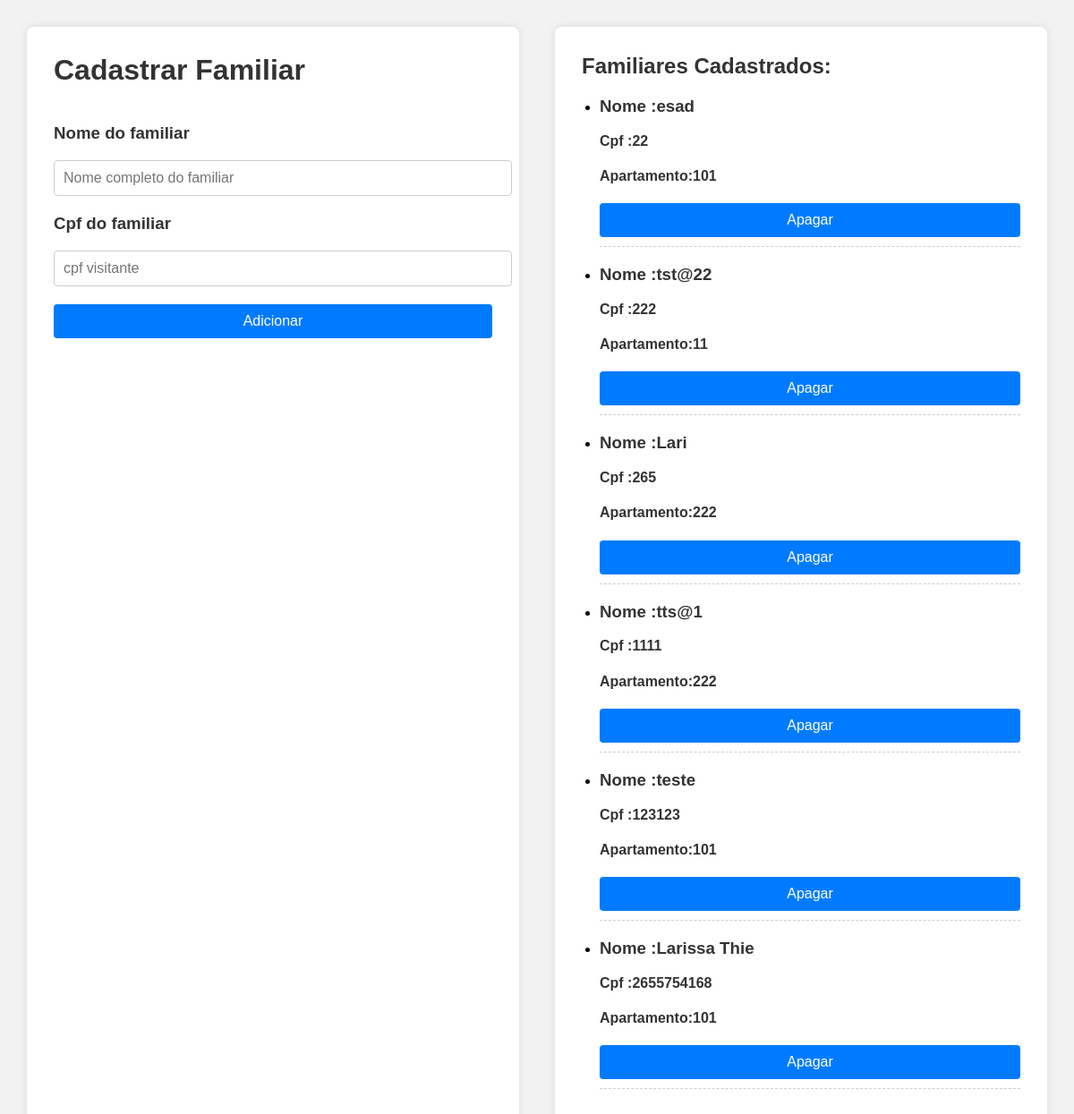
The app's page /cadastrar_familiares, older data.
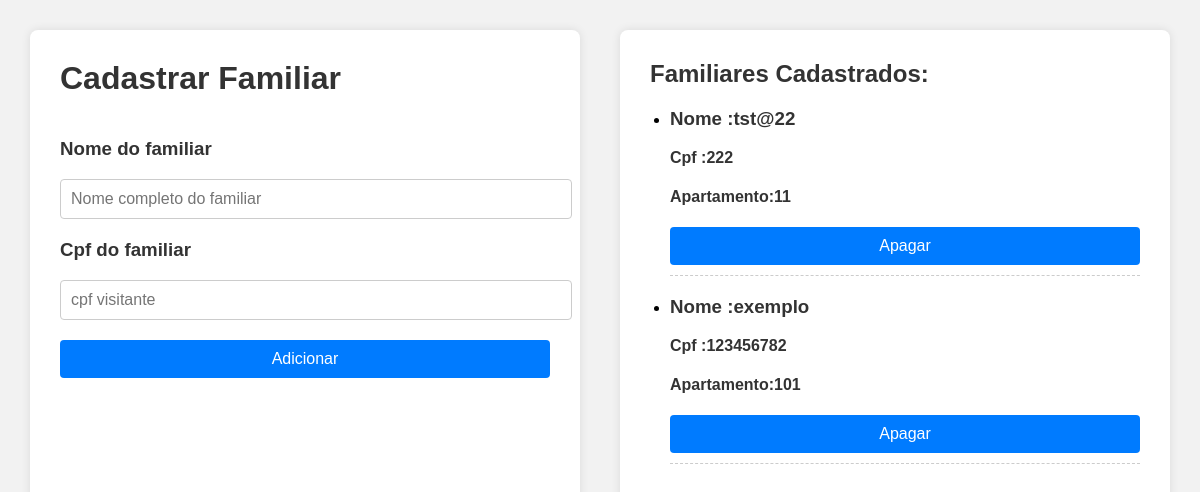
The same page, newer data.
### app.py (models this page shows)
class Familiar(db.Model):
    __tablename__ = 'visitantes_apartamento'
    cpf_visitante = db.Column(db.Integer, primary_key=True)
    cpf_morador = db.Column(db.Integer, db.ForeignKey('moradores.cpf'), nullable=False)
    nome = db.Column(db.String(50), nullable=False)
    apartamento = db.Column(db.String(10), nullable=False)
    morador = db.relationship('Usuario', backref=db.backref('familiares', lazy=True))

### app.py (the view)
@app.route('/cadastrar_familiares', methods=['GET', 'POST'])
def cadastrar_familiares():
    cpf_morador = session.get('usuario_cpf')
    familiares = Familiar.query.all()
    return render_template('cadastrar_familiares.html', familiares=familiares)

### templates/cadastrar_familiares.html (shortened to what this page needs)
<!DOCTYPE html>
<html lang="pt-br">
<head>
</head>
<body>
  <div class="container">
    <div class="lado-esquerdo">
      <form method="POST" action="/addFamiliar">
        <h1>{{ 'Editar Familiar' if familiar_editado else 'Cadastrar Familiar' }}</h1>
        <div>
            <h3>Nome do familiar</h3>
              <input type="text" name="nome" placeholder="Nome completo do familiar"
              value="{{ familiar_editado.nome if familiar_editado else '' }}" required>
        </div>
        <div>
          <h3>Cpf do familiar</h3>
          <input type="text" name="cpf" placeholder="cpf visitante"
                value="{{ familiar_editado.nome if familiar_editado else '' }}" required>
        </div>
        <button type="submit">{{ 'Salvar' if familiar_editado else 'Adicionar' }}</button>
      </form>
    </div>
    <div class="lado-direito">
      {% block content %}
      <h2>Familiares Cadastrados:</h2>
        <ul>
          {% for familiar in familiares %}
            <li>
            <h3>Nome :{{ familiar.nome }} </h3>
            <h4>Cpf :{{ familiar.cpf_visitante }}</h4>
            <h4>Apartamento:{{ familiar.apartamento }}</h4>
                  <form action="{{url_for('delete', cpf = familiar.cpf_visitante)}}" method="POST">
                    <input type="submit" value="Apagar" class="btn btn-danger btn-sn"
                    onclick="return confirm('Tem certeza que deseja apagar esse familiar?')">
                  </form>
                  </li>
          {% endfor %}
        </ul>
      {% endblock %}
    </div>
  </div>
</body>
</html>

### templates/cadastrar_familiares.html (style rules this page uses)
body { font-family: Arial, sans-serif; margin: 0; padding: 0; background-color: #f2f2f2; }
.container { display: flex; min-height: 100vh; padding: 30px; gap: 40px; }
.lado-esquerdo, .lado-direito { flex: 1; background-color: #ffffff; padding: 30px; border-radius: 8px; box-shadow: 0 0 10px rgba(0, 0, 0, 0.1); overflow-y: auto; }
h1, h2, h3, h4 { color: #333; margin-top: 0; }
form { display: flex; flex-direction: column; gap: 20px; }
input[type="text"] { padding: 10px; width: 100%; border-radius: 4px; border: 1px solid #ccc; font-size: 16px; }
button, input[type="submit"] { padding: 10px 15px; border: none; background-color: #007BFF; color: white; border-radius: 4px; cursor: pointer; font-size: 16px; }
ul { padding-left: 20px; }
li { margin-bottom: 20px; padding-bottom: 10px; border-bottom: 1px dashed #ccc; }
.btn-danger { background-color: #dc3545; }

Row changes from the older to the newer data that the page shows:
removed Familiar: nome "esad", cpf_visitante "22", apartamento "101"
removed Familiar: nome "Lari", cpf_visitante "265", apartamento "222"
removed Familiar: nome "tts@1", cpf_visitante "1111", apartamento "222"
removed Familiar: nome "teste", cpf_visitante "123123", apartamento "101"
removed Familiar: nome "Larissa Thie", cpf_visitante "2655754168", apartamento "101"
added Familiar: nome "exemplo", cpf_visitante "123456782", apartamento "101"
